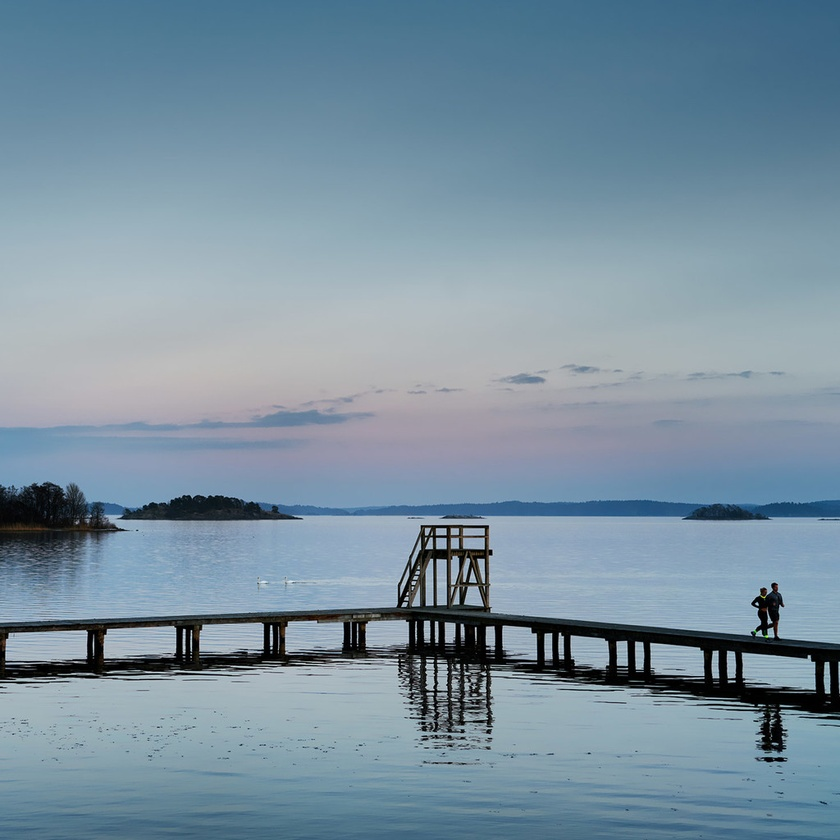
#> input picture lake.jpg, 840 x 840 px, shrunk from 1024 x 1024 before the run, found by its file name
$ python main.py
#> lines starting #> are read from the running program, lines starting #| are printed output that depends on the picture
### backup/point_generation.py
import numpy as np

def generate_edge_points(dims, scale = 200):
    ymax, xmax = dims[:2];
    horiz_points = int(xmax / scale)
    vert_points = int(ymax / scale)
    del_x = scale;
    del_y = scale;
    return np.array(
        [[0, 0], [xmax, 0], [0, ymax], [xmax, ymax]]
        + [[del_x * i, 0] for i in range(1, horiz_points)]
        + [[del_x * i, ymax] for i in range(1, horiz_points)]
        + [[0, del_y * i] for i in range(1, vert_points)]
        + [[xmax, del_y * i] for i in range(1, vert_points)]
        )

def generate_uniform_random_points(dims, num_points):
    height, width = dims[:2];
    height = height - 1;
    width = width - 1;
    print width;
    print height;
    points = np.random.uniform(size=(num_points, 2));
    points = np.multiply(points, [width, height]);
    points = np.concatenate([points, generate_edge_points(dims)]);
    return points;

### backup/drawers.py
import matplotlib.pyplot as plt
from scipy.spatial import Delaunay, Voronoi, voronoi_plot_2d

def draw_image(ax, im):
    ax.imshow(im);

def draw_points(ax, points):
    ax.scatter(x=points[:, 0], y=points[:, 1], color="k", s = 25);

def draw_delaunay(ax, points):
    tri = Delaunay(points)
    print type(tri);
    ax.triplot(points[:,0], points[:,1], tri.simplices.copy())

def draw_voronoi(ax, points):
    vor = Voronoi(points)
    voronoi_plot_2d(vor, ax, show_points = False, show_vertices = False)

### backup/main.py
import point_generation as pg
import drawers as ds
import numpy as np
import matplotlib.pylab as plt

fig, ax = plt.subplots();

im = plt.imread("lake.jpg");
#> im is the input picture: shape (840, 840, 3); mean R, G, B 121.3, 144.3, 159.9
points = pg.generate_uniform_random_points(im.shape, 100);

ds.draw_image(ax, im);
ds.draw_delaunay(ax, points);
#| <class 'scipy.spatial._qhull.Delaunay'>
# ds.draw_voronoi(ax, points);
ds.draw_points(ax, points);
plt.show();
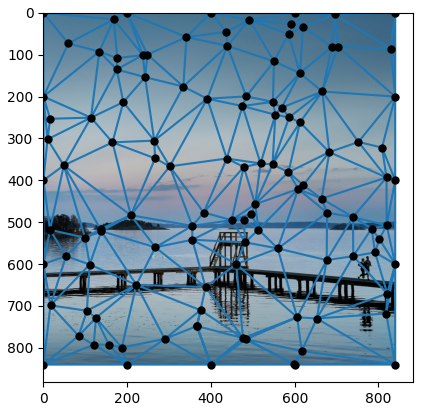
#> figure drawn by matplotlib, 1 panel

$ run again, with face.jpg copied over lake.jpg
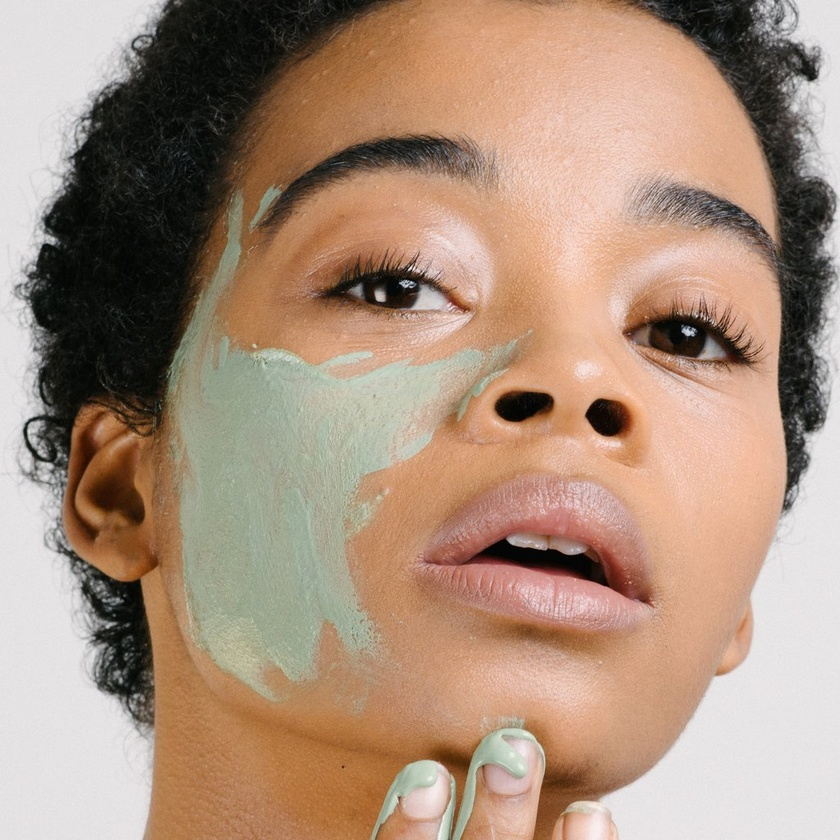
#> input picture face.jpg, 840 x 840 px, shrunk from 1024 x 1024 before the run, found by its file name
#> im is the input picture: shape (840, 840, 3); mean R, G, B 170.3, 143.8, 124.5
#| <class 'scipy.spatial._qhull.Delaunay'>
#> `plt.show();`:
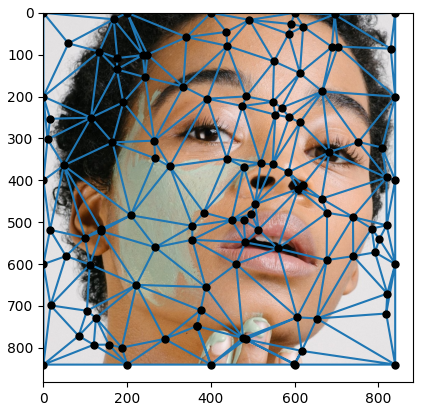
#> figure drawn by matplotlib, 1 panel

$ run again, with lime-cat.jpg copied over lake.jpg
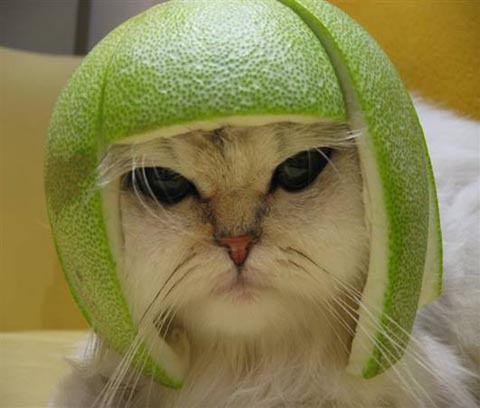
#> input picture lime-cat.jpg, 480 x 408 px, found by its file name
#> im is the input picture: shape (408, 480, 3); mean R, G, B 135.4, 129.1, 79.5
#| <class 'scipy.spatial._qhull.Delaunay'>
#> `plt.show();`:
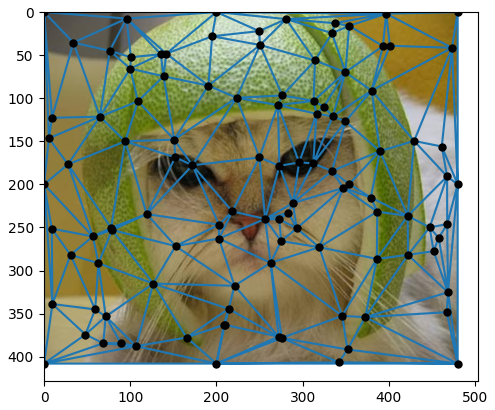
#> figure drawn by matplotlib, 1 panel
